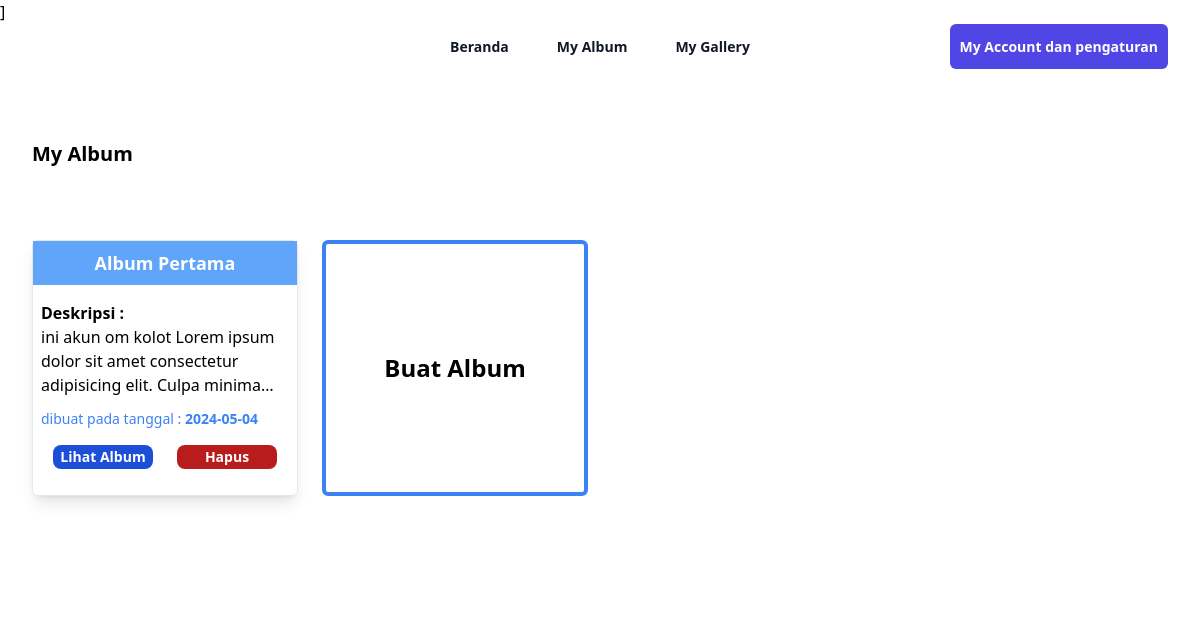
The app's page /src/pages/myAlbum.php (signed in) with its own data.
### tables this page shows
CREATE TABLE `tbl_album` (
  `AlbumId` int NOT NULL,
  `NamaAlbum` varchar(255) NOT NULL,
  `Deskripsi` text NOT NULL,
  `TanggalDibuat` date NOT NULL,
  `UserId` int NOT NULL
);

### src/pages/myAlbum.php (the view, shortened to what this page needs)
<!DOCTYPE html>
<html lang="en">
<head>
    <link href="../output.css" rel="stylesheet">
    <script src="https://cdn.tailwindcss.com"></script>
</head>
<body>
<div class="bg-white">
    <header class="absolute inset-x-0 top-0 z-50">
        <nav class="mx-auto flex max-w-7xl items-center justify-between p-6 lg:px-8" aria-label="Global">
        <div class="flex lg:flex-1">
            <a href="#" class="-m-1.5 p-1.5">
            </a>
        </div>
        <div class="hidden lg:flex lg:gap-x-12">
            <a href="beranda.php" class="text-sm font-semibold leading-6 text-gray-900">Beranda</a>
            <a href="myAlbum.php" class="text-sm font-semibold leading-6 text-gray-900">My Album</a>
            <a href="myGallery.php" class="text-sm font-semibold leading-6 text-gray-900">My Gallery</a>
        </div>
        <div class="hidden lg:flex lg:flex-1 lg:justify-end">
            <div class="px-2.5 py-2.5 bg-indigo-600 rounded-md cursor-pointer">
            <a href="myAccount.php" class="text-sm font-semibold leading-6 text-white">My Account dan pengaturan</a>
            </div>
        </div>
        </nav>
    </header>
  <div class="mx-auto max-w-2xl px-4 py-16 sm:px-6 sm:py-24 lg:max-w-7xl lg:px-8">
    <p class="font-bold text-xl mt-5">My Album</p>
    <div class="mt-8 grid grid-cols-1 gap-y-12 sm:grid-cols-2 sm:gap-x-6 lg:grid-cols-4 xl:gap-x-8">
    <?php
        $UserId = $_SESSION['UserId'];
        include '../config/koneksi.php';
        $sql = "SELECT * FROM tbl_album WHERE UserId = $UserId";
        $query = mysqli_query($koneksi, $sql);
        while ($data = mysqli_fetch_array($query)) {
    ?>
    <div class="mt-10 h-64 rounded-md w-full border shadow-lg">
        <div class="p-2 bg-blue-400">
            <p class="text-lg font-bold text-white text-center"><?= $data['NamaAlbum'] ?></p>
        </div>
        <div class="p-2">
            <p class="font-semibold text-black mt-2">Deskripsi :</p>
            <p class="text-black line-clamp-3"><?= $data['Deskripsi'] ?></p>
            <p class="mt-3 text-sm text-blue-500">dibuat pada tanggal : <span class="font-bold"><?= $data['TanggalDibuat'] ?></span></p>
            <div class="flex justify-between items-center">
                <div class="mt-4 w-2/5 cursor-pointer rounded-lg text-center mx-auto px-1 text-white font-semibold text-sm py-0.5 bg-blue-700">
                    <a href="isiAlbum.php?albumid=<?= $data['AlbumId'] ?>&namaalbum=<?= $data['NamaAlbum'] ?>">Lihat Album</a>
                </div>
                <div style="backgroundcolor: red" class="w-2/5 mt-4 cursor-pointer rounded-lg text-center mx-auto px-1 text-white font-semibold text-sm py-0.5 bg-red-700">
                    <a href="myAlbum.php?id=<?= $data['AlbumId'] ?>">Hapus</a>
                </div>
            </div>
        </div>
    </div>
    <?php
    }
    ?>
    <a href="buatAlbum.php">
    <div class="mt-10 h-64 flex items-center justify-center rounded-md w-full border-4 border-blue-500">
        <p class="text-2xl font-extrabold">Buat Album</p>
    </div>
    </a>
    </div>
  </div>
</div>
</body>
</html>

### records on screen
tbl_album: NamaAlbum "Album Pertama", Deskripsi "ini akun om kolot Lorem ipsum dolor sit amet consectetur adipisicing elit. Culpa…", TanggalDibuat "2024-05-04"
